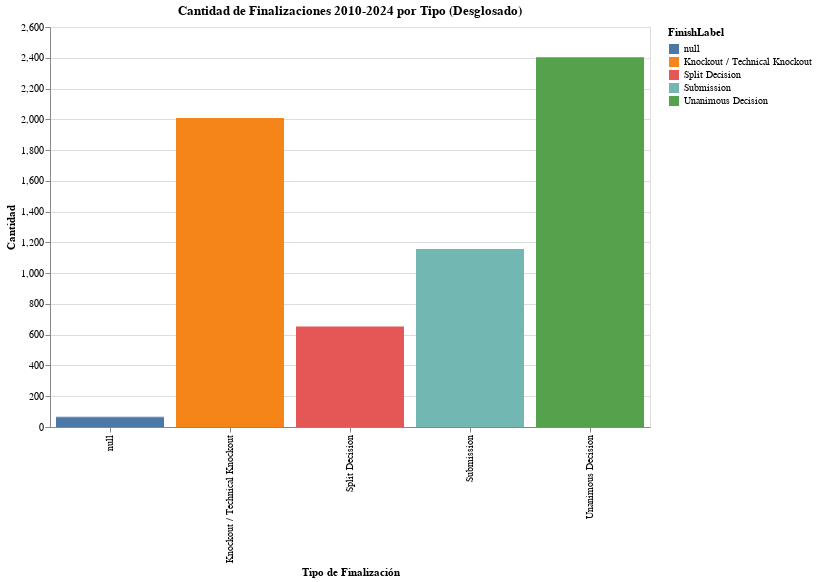

This figure's notebook cell:
### Code cell
# Mostrar los tipos de finalizaciones historicos de la UFC
chart.display()

### Figure 1 — Vega-Lite specification as saved in the notebook (floating-point values rounded to 4 significant figures)
{"config": {"view": {"continuousWidth": 300, "continuousHeight": 300}}, "data": {"name": "data-c66b1267927295262ca6f87100b75683"}, "mark": {"type": "bar"}, "encoding": {"color": {"field": "FinishLabel", "type": "nominal"}, "tooltip": [{"field": "FinishLabel", "type": "nominal"}, {"field": "Count", "type": "quantitative"}, {"field": "Description", "type": "nominal"}], "x": {"field": "FinishLabel", "title": "Tipo de Finalización", "type": "nominal"}, "y": {"field": "Count", "title": "Cantidad", "type": "quantitative"}}, "height": 400, "title": "Cantidad de Finalizaciones 2010-2024 por Tipo (Desglosado)", "width": 600, "$schema": "https://vega.github.io/schema/vega-lite/v5.20.1.json", "datasets": {"data-c66b1267927295262ca6f87100b75683": [{"Finish": "U-DEC", "Count": 2404, "FinishLabel": "Unanimous Decision", "Description": "Unanimous Decision"}, {"Finish": "KO/TKO", "Count": 2009, "FinishLabel": "Knockout / Technical Knockout", "Description": "Knockout / Technical Knockout"}, {"Finish": "SUB", "Count": 1157, "FinishLabel": "Submission", "Description": "Submission"}, {"Finish": "S-DEC", "Count": 654, "FinishLabel": "Split Decision", "Description": "Split Decision"}, {"Finish": "M-DEC", "Count": 46, "FinishLabel": null, "Description": null}, {"Finish": "DQ", "Count": 18, "FinishLabel": null, "Description": null}, {"Finish": "Overturned", "Count": 2, "FinishLabel": null, "Description": null}]}}
